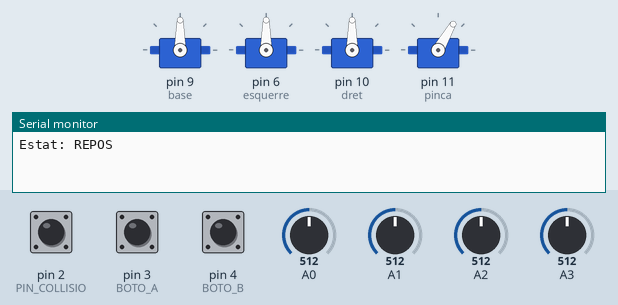
Recording of a sketch running on a simulated Arduino Uno, built with avr-gcc and run on an emulated ATmega328P. Shown: 4 × servo, the last lines printed to the serial monitor. The test bench sets the inputs (shaded band); at power-on: pin 3 (BOTO_A) HIGH, A0 = 512, A1 = 512, A2 = 512, A3 = 512, pin 2 (PIN_COLLISIO) HIGH, pin 4 (BOTO_B) HIGH.

Above: at 1.2 s.
1.3 s: pin 3 (BOTO_A) pulled LOW for 0.15 s
At 2.5 s:
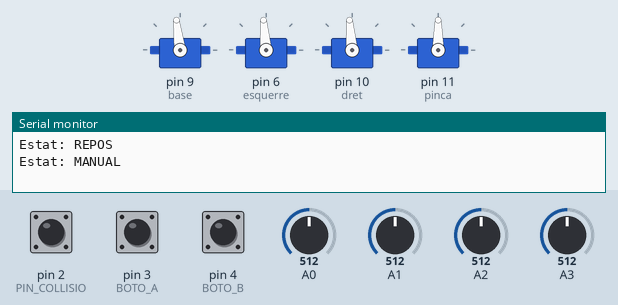
2.9 s: A0 set to 716
At 3.4 s:
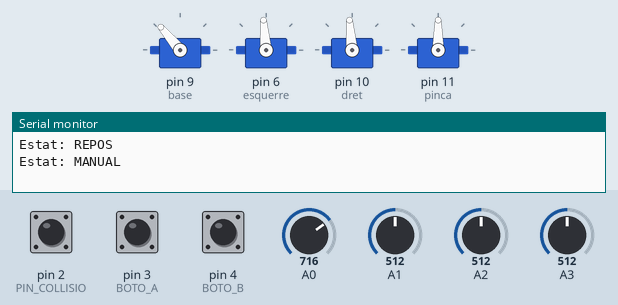
4.4 s: A1 set to 716
At 5.2 s:
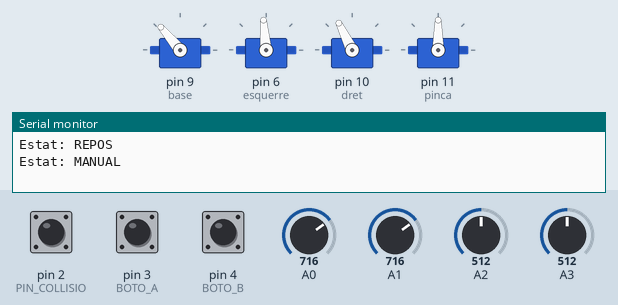
5.9 s: A2 set to 716
At 6.7 s:
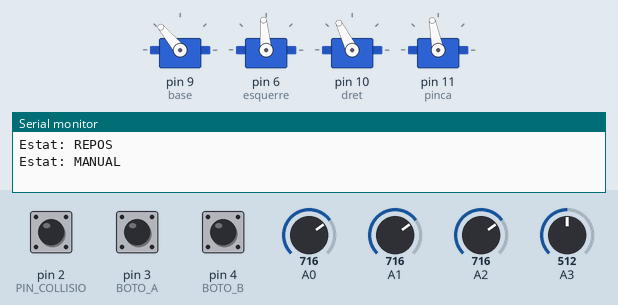
7.4 s: A3 set to 716
At 8.1 s:
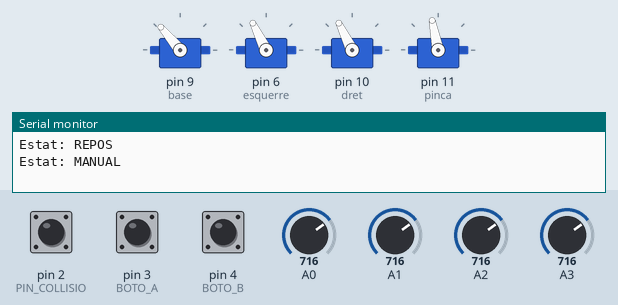
8.9 s: A0 set to 992
At 10.0 s:
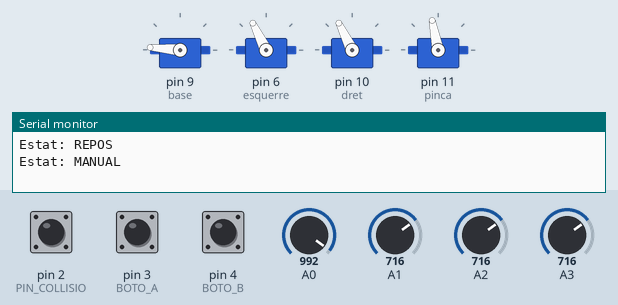
Timing chart, 0 to 11.4 s (numbered marks = the images above; inputs shaded):
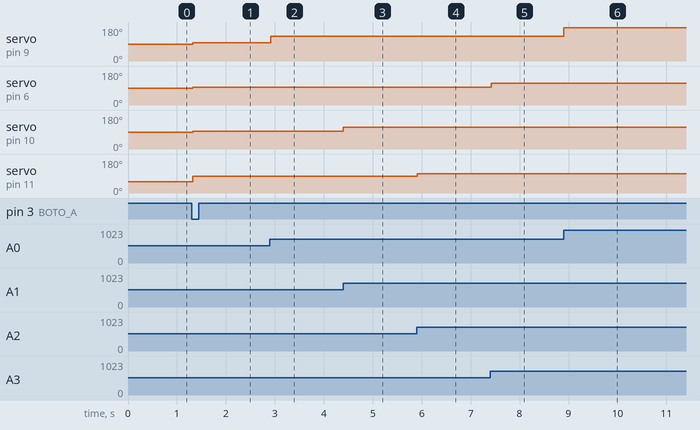

Measured:
- after the input at 1.3 s, servo on pin 9 (base): 90° → 97° at once; servo on pin 6 (esquerre), servo on pin 10 (dret): 90° → 95° at once; servo on pin 11 (pinca): 60° → 90° at once
- after the input at 2.9 s, servo on pin 9 (base): 97° → 130° at once
- after the input at 4.4 s, servo on pin 10 (dret): 95° → 116° at once
- after the input at 5.9 s, servo on pin 11 (pinca): 90° → 101° at once
- after the input at 7.4 s, servo on pin 6 (esquerre): 95° → 116° at once
- after the input at 8.9 s, servo on pin 9 (base): 130° → 175° at once

The sketch:

03_maquina_estats.ino
```cpp
/*
  SA6 - 03_maquina_estats.ino
  MAQUINA D'ESTATS del brac MeArm amb enum + switch i millis().
  Quatre estats:
    REPOS      - quiet. A -> MANUAL ; B -> REPLAY (si hi ha punts gravats)
    MANUAL     - els potenciometres mouen el brac. B grava el punt actual.
                 A -> REPOS
    REPLAY     - reprodueix sol els punts gravats, un cada PAUSA_PUNT ms
                 (amb millis(), sense delay()). A l'avorta. En acabar: REPOS
    EMERGENCIA - el sensor de col.lisio ha tocat: no es mou res.
                 Rearmament MANUAL: sensor alliberat I polsador A.
  L'emergencia es comprova ABANS del switch: mana per damunt de tot.
  Circuit: servos base=9, esquerre=6, dret=10, pinca=11 (PILES + GND comu);
           pots base=A0, dret=A1, pinca=A2, esquerre=A3;
           col.lisio D2 (LOW = xoc); polsador A D3, polsador B D4 (a GND).
  Quan: S3 - modelatge (i base del producte)
*/

#include <Servo.h>

const int PIN_COLLISIO = 2;
const int BOTO_A = 3;
const int BOTO_B = 4;

// BASE_MIN uns graus PER SOBRE del final de carrera (l'angle del homing de
// la S1): si la base hi pogues arribar, en manual tocaria el sensor, entraria
// en EMERGENCIA i, quieta a sobre del sensor, no se'n podria rearmar mai.
const int BASE_MIN = 15,     BASE_MAX = 180;
const int ESQUERRE_MIN = 40, ESQUERRE_MAX = 150;
const int DRET_MIN = 40,     DRET_MAX = 150;
const int PINCA_MIN = 60,    PINCA_MAX = 120;

const int MAX_PUNTS = 10;
const unsigned long PAUSA_PUNT = 700;   // ms entre punts del replay

Servo base, esquerre, dret, pinca;

enum Estat { REPOS, MANUAL, REPLAY, EMERGENCIA };
Estat estat = REPOS;

// Els punts gravats: una llista per servo
int seqBase[MAX_PUNTS], seqEsq[MAX_PUNTS], seqDret[MAX_PUNTS], seqPinca[MAX_PUNTS];
int numPunts = 0;
int puntReplay = 0;
unsigned long tPunt = 0;

int anteriorA = HIGH, anteriorB = HIGH;

// Cert NOMES en el moment de premer (flanc HIGH -> LOW)
bool premut(int pin, int &anterior) {
  int ara = digitalRead(pin);
  bool flanc = (ara == LOW && anterior == HIGH);
  anterior = ara;
  return flanc;
}

void escriu(int b, int e, int d, int p) {
  base.write(b);
  esquerre.write(e);
  dret.write(d);
  pinca.write(p);
}

void segueixPots() {
  escriu(map(analogRead(A0), 0, 1023, BASE_MIN, BASE_MAX),
         map(analogRead(A3), 0, 1023, ESQUERRE_MIN, ESQUERRE_MAX),
         map(analogRead(A1), 0, 1023, DRET_MIN, DRET_MAX),
         map(analogRead(A2), 0, 1023, PINCA_MIN, PINCA_MAX));
}

void gravaPunt() {
  if (numPunts < MAX_PUNTS) {
    seqBase[numPunts] = base.read();     // read() torna l'ultim angle escrit
    seqEsq[numPunts] = esquerre.read();
    seqDret[numPunts] = dret.read();
    seqPinca[numPunts] = pinca.read();
    numPunts++;
    Serial.print("Punt gravat: ");
    Serial.println(numPunts);
  } else {
    Serial.println("Memoria plena");
  }
}

// Un sol lloc per canviar d'estat: aixi el missatge mai no menteix
void canviaEstat(Estat nou) {
  estat = nou;
  switch (nou) {
    case REPOS:      Serial.println("Estat: REPOS");      break;
    case MANUAL:     Serial.println("Estat: MANUAL");     break;
    case REPLAY:     Serial.println("Estat: REPLAY");     break;
    case EMERGENCIA: Serial.println("Estat: EMERGENCIA"); break;
  }
}

void setup() {
  Serial.begin(9600);
  pinMode(PIN_COLLISIO, INPUT_PULLUP);
  pinMode(BOTO_A, INPUT_PULLUP);
  pinMode(BOTO_B, INPUT_PULLUP);
  escriu(90, 90, 90, PINCA_MIN);
  base.attach(9);
  esquerre.attach(6);
  dret.attach(10);
  pinca.attach(11);
  canviaEstat(REPOS);
}

void loop() {
  // --- Entrades: UNA lectura per volta, a variables ---
  bool xoc = (digitalRead(PIN_COLLISIO) == LOW);
  bool a = premut(BOTO_A, anteriorA);
  bool b = premut(BOTO_B, anteriorB);

  // --- Transicio prioritaria: el xoc mana per damunt de tot ---
  if (xoc && estat != EMERGENCIA) {
    canviaEstat(EMERGENCIA);
  }

  switch (estat) {
    case REPOS:
      if (a) {
        canviaEstat(MANUAL);
      } else if (b && numPunts > 0) {
        puntReplay = 0;
        tPunt = millis() - PAUSA_PUNT;   // el primer punt surt de seguida
        canviaEstat(REPLAY);
      }
      break;

    case MANUAL:
      segueixPots();
      if (a) {
        canviaEstat(REPOS);
      } else if (b) {
        gravaPunt();
      }
      break;

    case REPLAY:
      if (a) {
        canviaEstat(REPOS);              // A avorta la reproduccio
      } else if (millis() - tPunt >= PAUSA_PUNT) {
        tPunt = millis();
        if (puntReplay < numPunts) {
          escriu(seqBase[puntReplay], seqEsq[puntReplay],
                 seqDret[puntReplay], seqPinca[puntReplay]);
          puntReplay++;
        } else {
          canviaEstat(REPOS);            // ha acabat sense incidents
        }
      }
      break;

    case EMERGENCIA:
      // No es mou res. Rearmament: sensor alliberat I A premut ARA.
      if (!xoc && a) {
        canviaEstat(REPOS);
      }
      break;
  }

  delay(20);
}
```
